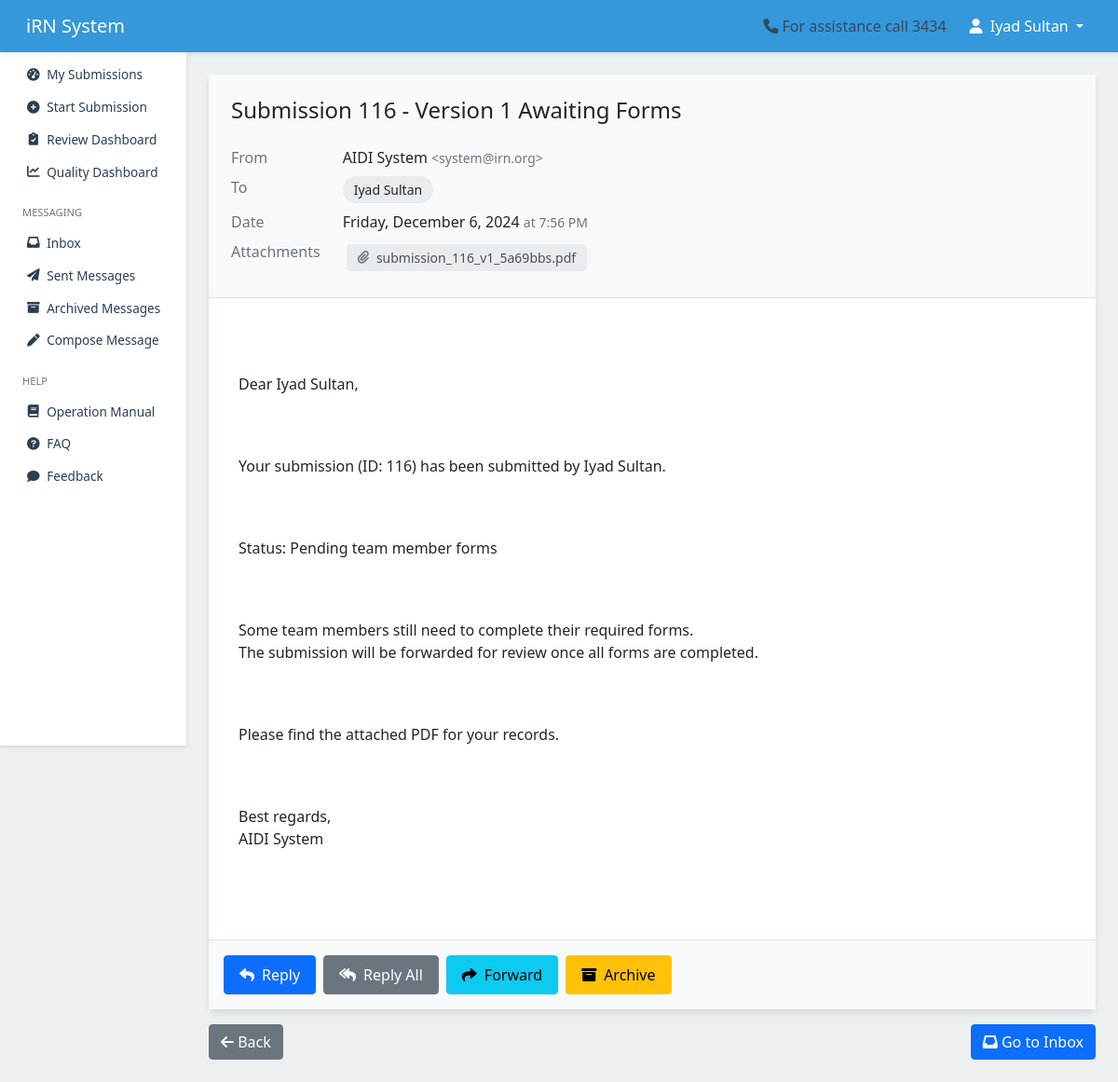
The app's page /messaging/message/397/ (signed in) with its own data.
### messaging/models.py (models this page shows, shortened)
class Message(models.Model):
    sender = models.ForeignKey(User, related_name='sent_messages', on_delete=models.CASCADE)
    recipients = models.ManyToManyField(User, related_name='received_messages')
    cc = models.ManyToManyField(User, related_name='cc_messages', blank=True)
    bcc = models.ManyToManyField(User, related_name='bcc_messages', blank=True)
    subject = models.CharField(max_length=255)
    body = models.TextField()
    respond_by = models.DateTimeField(default=get_default_respond_by, blank=True, null=True)
    sent_at = models.DateTimeField(auto_now_add=True)
    is_archived = models.BooleanField(default=False)
    hashtags = models.CharField(max_length=255, blank=True, null=True)
    thread_id = models.UUIDField(default=uuid.uuid4, editable=False, null=True, blank=True)
    related_submission = models.ForeignKey(
        'submission.Submission',
        on_delete=models.SET_NULL,
        null=True,
        blank=True,
        related_name='related_messages'
    )
    objects = MessageManager()
    message_type = models.CharField(
    max_length=20,
        choices=[
            ('decision', 'Decision'),
            ('notification', 'Notification'),
            ('general', 'General'),
        ],
        default='general'
)
    class Meta:
        ordering = ['-sent_at']

class MessageAttachment(models.Model):
    message = models.ForeignKey('Message', related_name='attachments', on_delete=models.CASCADE)
    file = models.FileField(
        upload_to='message_attachments/',
        validators=[validate_file_size, validate_file_extension]  # Apply validators
    )
    filename = models.CharField(max_length=255)
    uploaded_at = models.DateTimeField(auto_now_add=True)
    ALLOWED_EXTENSIONS = ['pdf', 'doc', 'docx', 'xls', 'xlsx', 'txt', 'png', 'jpg', 'jpeg']

### messaging/views.py (the view)
# urls.py: path('message/<int:message_id>/', views.view_message, name='view_message'),
@login_required
def view_message(request, message_id):
    message = get_object_or_404(Message, id=message_id)
    read_status, created = MessageReadStatus.objects.get_or_create(
        user=request.user,
        message=message,
        defaults={'is_read': True}
    )
    if not read_status.is_read:
        read_status.is_read = True
        read_status.save()
    return render(request, 'messaging/view_message.html', {'message': message})

### messaging/templates/messaging/view_message.html (shortened to what this page needs)
{% extends 'users/base.html' %}
{% load static %}
{% block content %}
<div class="message-container">
    <div class="card">
        <div class="message-header">
            <h1 class="message-subject">{{ message.subject }}</h1>
            <div class="message-meta">
                <span class="message-meta-label">From</span>
                <span class="message-meta-content">
                    {{ message.sender.get_full_name|default:message.sender.username }}
                    <small class="text-muted">&lt;{{ message.sender.email }}&gt;</small>
                </span>
                <span class="message-meta-label">To</span>
                <div class="message-meta-content recipient-list">
                    {% for recipient in message.recipients.all %}
                        <span class="recipient-chip">
                            {{ recipient.get_full_name|default:recipient.username }}
                        </span>
                    {% endfor %}
                </div>
                <span class="message-meta-label">Date</span>
                <span class="message-meta-content">
                    {{ message.sent_at|date:"l, F j, Y" }}
                    <small class="text-muted">at {{ message.sent_at|date:"g:i A" }}</small>
                </span>
                {% if message.attachments.all %}
                    <span class="message-meta-label">Attachments</span>
                    <div class="message-meta-content">
                        <ul class="attachment-list">
                            {% for attachment in message.attachments.all %}
                                <li class="attachment-item">
                                    <i class="fas fa-paperclip"></i>
                                    <a href="{{ attachment.file.url }}" target="_blank" download>
                                        {{ attachment.filename }}
                                    </a>
                                </li>
                            {% endfor %}
                        </ul>
                    </div>
                {% endif %}
            </div>
        </div>
        <div class="message-body">
            {{ message.body|linebreaks }}
        </div>
        <div class="message-footer">
            <div class="message-actions">
                <a href="{% url 'messaging:reply' message.id %}" class="btn btn-primary">
                    <i class="fas fa-reply"></i>
                    Reply
                </a>
                <a href="{% url 'messaging:reply_all' message.id %}" class="btn btn-secondary">
                    <i class="fas fa-reply-all"></i>
                    Reply All
                </a>
                <a href="{% url 'messaging:forward' message.id %}" class="btn btn-info">
                    <i class="fas fa-share"></i>
                    Forward
                </a>
                <form method="post" action="{% url 'messaging:archive_message' %}" class="d-inline">
                    <button type="submit" class="btn {% if user == message.sender %}btn-danger{% else %}btn-warning{% endif %}"
                            onclick="return confirm('Are you sure you want to archive this message?');">
                        <i class="fas fa-archive"></i>
                        Archive
                    </button>
                </form>
            </div>
        </div>
    </div>
    <div class="navigation-actions">
        <a href="javascript:history.back()" class="btn btn-secondary">
            <i class="fas fa-arrow-left"></i>
            Back
        </a>
        <a href="{% url 'messaging:inbox' %}" class="btn btn-primary">
            <i class="fas fa-inbox"></i>
            Go to Inbox
        </a>
    </div>
</div>
{% endblock %}

### users/templates/users/base.html (shortened to what this page needs)
{% load static %}
<!DOCTYPE html>
<html lang="en">
<head>
    {% load static %}
    <link href="https://cdn.jsdelivr.net/npm/bootstrap@5.1.3/dist/css/bootstrap.min.css" rel="stylesheet">
    <link href="https://cdnjs.cloudflare.com/ajax/libs/font-awesome/6.0.0-beta3/css/all.min.css" rel="stylesheet">
    <link href="https://cdn.jsdelivr.net/npm/select2@4.1.0-rc.0/dist/css/select2.min.css" rel="stylesheet">
    <link href="https://cdn.jsdelivr.net/npm/select2-bootstrap-5-theme@1.3.0/dist/select2-bootstrap-5-theme.min.css" rel="stylesheet">
</head>
<body>
    <nav class="navbar navbar-expand-lg navbar-dark">
        <div class="container-fluid">
            <a class="navbar-brand" href="/">iRN System</a>
            <div class="collapse navbar-collapse justify-content-end" id="navbarNav">
                <span class="me-3"><i class="fas fa-phone me-1"></i>For assistance call 3434</span>
                {% if user.is_authenticated %}
                    <ul class="navbar-nav">
                        <li class="nav-item dropdown">
                            <button class="nav-link dropdown-toggle btn btn-link"
                                    id="userDropdown"
                                    data-bs-toggle="dropdown"
                                    aria-expanded="false">
                                <i class="fas fa-user me-1"></i>
                                {{ user.get_full_name|default:user.username }}
                            </button>
                        </li>
                    </ul>
                {% endif %}
            </div>
        </div>
    </nav>
    <div class="container-fluid">
        <div class="row">
            <nav class="sidebar" id="sidebar">
                <div class="position-sticky">
                    <ul class="nav flex-column">
                        <li class="nav-item">
                            <a class="nav-link {% if request.resolver_match.url_name == 'dashboard' %}active{% endif %}"
                               href="{% url 'submission:dashboard' %}">
                                <i class="fas fa-tachometer-alt"></i>
                                <span>My Submissions</span>
                            </a>
                        </li>
                        <li class="nav-item">
                            <a class="nav-link {% if request.resolver_match.url_name == 'start_submission' %}active{% endif %}"
                               href="{% url 'submission:start_submission' %}">
                                <i class="fas fa-plus-circle"></i>
                                <span>Start Submission</span>
                            </a>
                        </li>
                        <li class="nav-item">
                            {% if request.user.groups.all|dictsort:"name"|join:"," in "IRB,OSAR,RC" %}
                            <a class="nav-link {% if request.resolver_match.url_name == 'review_dashboard' %}active{% endif %}"
                               href="{% url 'review:review_dashboard' %}">
                                <i class="fas fa-clipboard-check"></i>
                                <span>Review Dashboard</span>
                            </a>
                            {% endif %}
                        </li>
                        <li class="nav-item">
                            <a href="{% url 'review:quality_dashboard' %}" class="nav-link">
                                <i class="fas fa-chart-line"></i> Quality Dashboard
                            </a>
                        </li>
                        <li class="nav-item mt-3">
                            <div class="sidebar-heading px-3 py-2 text-muted small text-uppercase">
                                Messaging
                            </div>
                        </li>
                        <li class="nav-item">
                            <a class="nav-link {% if request.resolver_match.url_name == 'inbox' %}active{% endif %}"
                               href="{% url 'messaging:inbox' %}">
                                <i class="fas fa-inbox"></i>
                                <span>Inbox</span>
                            </a>
                        </li>
                        <li class="nav-item">
                            <a class="nav-link {% if request.resolver_match.url_name == 'sent_messages' %}active{% endif %}"
                               href="{% url 'messaging:sent_messages' %}">
                                <i class="fas fa-paper-plane"></i>
                                <span>Sent Messages</span>
                            </a>
                        </li>
                        <li class="nav-item">
                            <a class="nav-link {% if request.resolver_match.url_name == 'archived_messages' %}active{% endif %}"
                               href="{% url 'messaging:archived_messages' %}">
                                <i class="fas fa-archive"></i>
                                <span>Archived Messages</span>
                            </a>
                        </li>
                        <li class="nav-item">
                            <a class="nav-link {% if request.resolver_match.url_name == 'compose_message' %}active{% endif %}"
                               href="{% url 'messaging:compose_message' %}">
                                <i class="fas fa-pen"></i>
                                <span>Compose Message</span>
                            </a>
                        </li>
                        <li class="nav-item mt-3">
                            <div class="sidebar-heading px-3 py-2 text-muted small text-uppercase">
                                Help
                            </div>
                        </li>
                        <li class="nav-item">
                            <a class="nav-link" href="{% url 'users:operation_manual' %}" target="_blank">
                                <i class="fas fa-book"></i>
                                <span>Operation Manual</span>
                            </a>
                        </li>
                        <li class="nav-item">
                            <a class="nav-link" href="{% url 'users:faq' %}">
                                <i class="fas fa-question-circle"></i>
                                <span>FAQ</span>
                            </a>
                        </li>
                        <li class="nav-item">
                            <a class="nav-link" href="{% url 'feedback:submit_feedback' %}">
                                <i class="fas fa-comment"></i>
                                <span>Feedback</span>
                            </a>
                        </li>
                    </ul>
                </div>
            </nav>
            <main class="main-content">
                {% block content %}{% endblock %}
            </main>
        </div>
    </div>
</body>
</html>

### users/templates/users/base.html (style rules this page uses)
:root { --primary-color: #3498db; --secondary-color: #2c3e50; --background-color: #ecf0f1; --text-color: #34495e; --sidebar-width: 200px; --navbar-height: 56px; --shadow-sm: 0 2px 4px rgba(0,0,0,.1); --shadow-md: 0 4px 6px rgba(0,0,0,.1); --transition-default: all 0.3s ease; }
body { font-family: 'Segoe UI', Tahoma, Geneva, Verdana, sans-serif; background-color: var(--background-color); color: var(--text-color); min-height: 100vh; padding-top: var(--navbar-height); }
.navbar { background-color: var(--primary-color); box-shadow: var(--shadow-sm); height: var(--navbar-height); padding: 0 1rem; z-index: 1030; position: fixed; top: 0; right: 0; left: 0; }
.navbar-brand, .navbar-nav .nav-link { color: white !important; }
.sidebar { position: fixed; top: var(--navbar-height); left: 0; width: var(--sidebar-width); height: calc(100vh - var(--navbar-height)); background-color: white; box-shadow: var(--shadow-sm); padding-top: 0.5rem; z-index: 1020; overflow-y: auto; }
.sidebar .nav-link { color: var(--secondary-color); padding: 0.4rem 0.75rem; border-left: 3px solid transparent; transition: var(--transition-default); display: flex; align-items: center; gap: 0.35rem; font-size: 0.85rem; margin-bottom: 0.1rem; }
.sidebar .nav-link i { width: 1.1rem; text-align: center; }
.sidebar-heading { padding: 0.3rem 0.75rem !important; margin-bottom: 0.2rem !important; font-size: 0.7rem !important; }
.sidebar .nav-item.mt-3 { margin-top: 0.75rem !important; }
.main-content { margin-left: var(--sidebar-width); padding: 1.5rem; min-height: calc(100vh - var(--navbar-height)); width: calc(100% - var(--sidebar-width)); }
.card { box-shadow: var(--shadow-md); border: none; border-radius: 0.5rem; }

### messaging/templates/messaging/view_message.html (style rules this page uses)
.message-container { max-width: 100%; padding: 0; }
.message-header { background-color: #f8f9fa; border-bottom: 1px solid #dee2e6; padding: 1.5rem; }
.message-subject { font-size: 1.5rem; font-weight: 500; color: #212529; margin-bottom: 1.5rem; }
.message-meta { display: grid; grid-template-columns: auto 1fr; gap: 0.5rem 1.5rem; align-items: start; }
.message-meta-label { color: #6c757d; font-weight: 500; white-space: nowrap; }
.message-meta-content { color: #212529; word-break: break-word; }
.message-body { padding: 2rem; white-space: pre-wrap; color: #212529; min-height: 200px; background-color: white; }
.message-footer { background-color: #f8f9fa; border-top: 1px solid #dee2e6; padding: 1rem; }
.attachment-list { list-style: none; padding: 0; margin: 0; }
.attachment-item { display: inline-flex; align-items: center; background-color: #e9ecef; border-radius: 4px; padding: 0.25rem 0.75rem; margin: 0.25rem; font-size: 0.875rem; }
.attachment-item i { margin-right: 0.5rem; color: #6c757d; }
.attachment-item a { color: #495057; text-decoration: none; }
.message-actions { display: flex; gap: 0.5rem; flex-wrap: wrap; }
.message-actions .btn { display: inline-flex; align-items: center; gap: 0.5rem; padding: 0.5rem 1rem; }
.navigation-actions { display: flex; justify-content: space-between; margin-top: 1rem; }
.recipient-list { display: flex; flex-wrap: wrap; gap: 0.5rem; }
.recipient-chip { background-color: #e9ecef; border-radius: 16px; padding: 0.25rem 0.75rem; font-size: 0.875rem; }

### records on screen
Message: subject "Submission 116 - Version 1 Awaiting Forms", sender.get_full_name "AIDI System", sender.email "system@irn.org", sent_at "Friday, December 6, 2024", sent_at "7:56 PM", body "Dear Iyad Sultan, Your submission (ID: 116) has been submitted by Iyad Sultan. Status: Pending team member forms Some team members still need to complete their required forms. The submission will be forwarded for review once all forms are completed. Please find the attached PDF for your records. Best regards, AIDI System"
MessageAttachment: filename "submission_116_v1_5a69bbs.pdf"

### other values on screen
{{ user.get_full_name|default:user.username }} "Iyad Sultan"
{{ recipient.get_full_name|default:recipient.username }} "Iyad Sultan"
